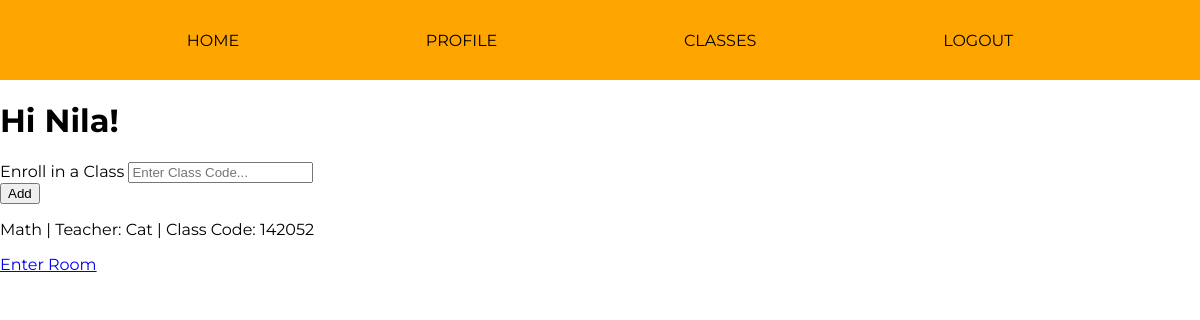
The app's page /user/Nila/classes (signed in), older data.
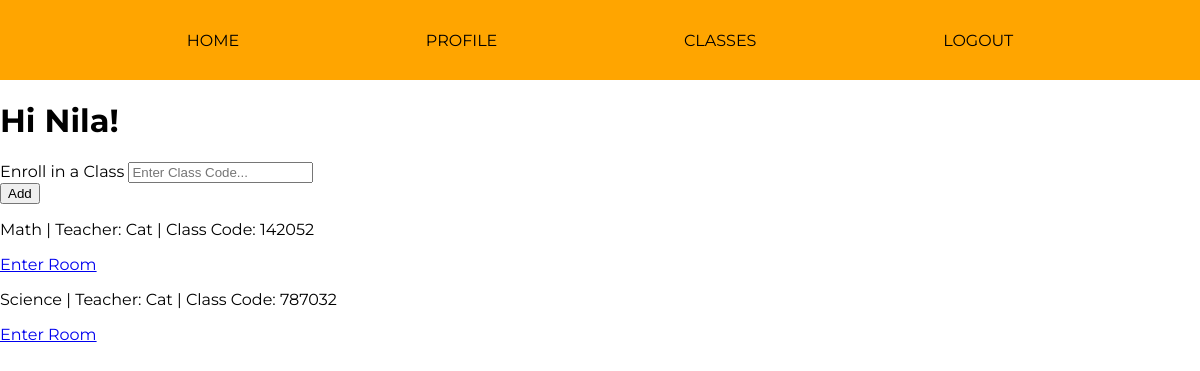
The same page, newer data.
### app/models.py (models this page shows, shortened)
class Signups(db.Model):
    id = db.Column(db.Integer, primary_key=True) # Always need ID
    user_id = db.Column(db.Integer, db.ForeignKey('user.id')) # Using the backref student will show you the actual student who signed up, inside of the foreign key should be lowercase
    course = db.Column(db.Integer, db.ForeignKey('courses.id')) # Using the backref course_id will show you the actual id of the course
    timestamp = db.Column(db.DateTime, index=True, default=datetime.utcnow) # Timestamp

class Courses(db.Model):
    id = db.Column(db.Integer, primary_key=True) # Always need ID
    course_name = db.Column(db.String(140), index=False, unique=False) # Not indexable or unique bc many people can have the same course
    code = db.Column(db.Integer, index=True, unique=True) # Indexable to link it back to the course name
    timestamp = db.Column(db.DateTime, index=True, default=datetime.utcnow) # Timestamp
    status = db.Column(db.Integer, index=False, unique=False, default=0) # 0 means the class is inactive, 1 is active
    teacher_id = db.Column(db.Integer, db.ForeignKey('user.id'))  # Taking the user ID from the user model, using backref of teacher will show you the actual teacher
    signups = db.relationship('Signups', backref='course_id', lazy='dynamic') # This will show all the student signups for this course
    reactions = db.relationship('Reactions', backref='course_actual', lazy='dynamic') # This will show all the reactions for this course
    session = db.relationship('Session', backref='session_course_id', lazy='dynamic') # This will show you all the sessions of the course

class User(UserMixin, db.Model):
    id = db.Column(db.Integer, primary_key=True)
    username = db.Column(db.String(64), index=True, unique=True) # adding columns to the database
    email = db.Column(db.String(120), index=True, unique=True)
    password_hash = db.Column(db.String(128))
    role = db.Column(db.Integer, index=False, unique=False) # 0 is Teacher, 1 is Student
    about_me = db.Column(db.String(140))
    last_seen = db.Column(db.DateTime, default=datetime.utcnow)
    posts = db.relationship('Post', backref='author', lazy='dynamic') # First part is calling it from the Post model, secret field is the backref (author)
    reactions = db.relationship('Reactions', backref='reactor', lazy='dynamic') # This will show all the reactions that this user has made
    teaches = db.relationship('Courses', backref='teacher', lazy='dynamic') # This will show all the courses that the user teaches
    signups = db.relationship('Signups', backref='student', lazy='dynamic') # This will show all of the signups of that user

### app/routes.py (the view)
@app.route('/user/<username>/classes') # User's classes
@login_required
def classes(username): # the word after def has to be the same as the text in the urlfor quotation marks
    user = User.query.filter_by(username=username).first_or_404()
    user_signups_filtered = User.query.join(Signups, (Signups.user_id == User.id)).\
                                        join(Courses, (Courses.id == Signups.course)).\
                                        with_entities(Signups).\
                                        filter(Signups.user_id == user.id)
    teacher_courses = Courses.query.filter_by(teacher_id=user.id).all()
    return render_template('classes.html', user=user, user_signups_filtered=user_signups_filtered, teacher_courses=teacher_courses, title="Classes")

### app/models.py (called while the page is built)
@login.user_loader
def load_user(id):
        return User.query.get(int(id))

### app/routes.py (called while the page is built)
@app.before_request # This function will be executed right before the view function
def before_request():
    if current_user.is_authenticated: # Checks whether the current user is logged in
        current_user.last_seen = datetime.utcnow() # Sets the last seen to the date using the UTC time zone
        db.session.commit() # Don't need to do db.session.add() because the user is already in the database (using a current_user)

### app/templates/classes.html (shortened to what this page needs)
{% extends "base.html" %}
{% block content %}
    <h1>Hi {{ user.username }}!</h1>
    <div>
        <form action="/user/{{ user.username }}/classes/add" method='post'>
            {% if user.role == 1 %}
                <label for="title">Enroll in a Class</label>
                <input type="text" name="title" placeholder="Enter Class Code...">
                <br>
                <button type="submit">Add</button>
            {% else %}
                <a href = "{{ url_for('create', username = current_user.username) }}">Create a course</a>
            {% endif %}
        </form>
    </div>
    {% for u in user_signups_filtered %}
        <p>{{ u.course_id.course_name }} | Teacher: {{ u.course_id.teacher.username }} | Class Code: {{ u.course_id.code }}</p>
        <a href = "{{ url_for('course_waiting_room', course_id=u.course_id.id) }}">Enter Room</a>
    {% endfor %}
{% endblock %}

Row changes from the older to the newer data that the page shows:
added Signups: course_id.course_name "Science", course_id.teacher.username "Cat", course_id.code "787032"
